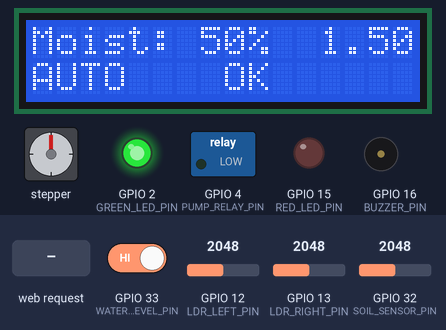
Bench run of a sketch on a simulated ESP32. On the bench: 16×2 character LCD, stepper motor, switched loads named in the sketch (green lamp = pin HIGH), output pins drawn as LEDs (lit = HIGH), buzzer (waves = sounding, pin HIGH). Dashed ring = blinking. The test bench sets the inputs (shaded band); at power-on: GPIO 33 (WATER_LEVEL_PIN) HIGH, GPIO 12 (LDR_LEFT_PIN) = 2048, GPIO 13 (LDR_RIGHT_PIN) = 2048, GPIO 32 (SOIL_SENSOR_PIN) = 2048. WiFi joins after 1.5 s; servers stay silent unless stated; stepper angles assume 2048 steps per turn.

Above: at 2.7 s.
2.8 s: GPIO 33 (WATER_LEVEL_PIN) driven LOW
At 3.21 s:
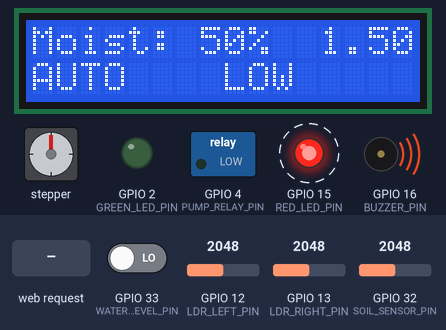
5.0 s: HTTP request GET /rotate?dir=1 received
At 6.36 s:
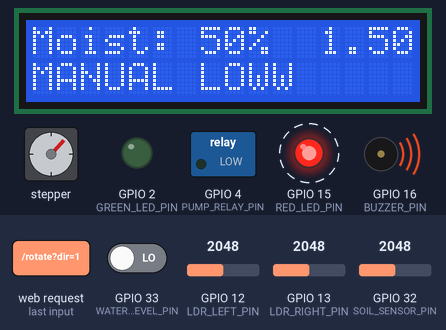
7.1 s: GPIO 33 (WATER_LEVEL_PIN) driven HIGH
At 8.26 s:
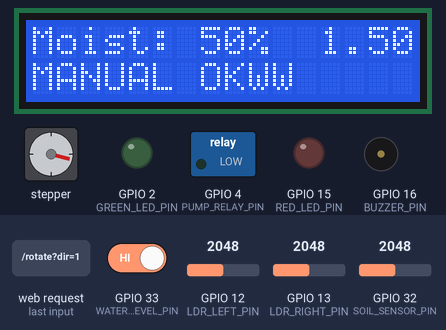
9.6 s: HTTP request GET /water?enable=1 received
At 10.94 s:
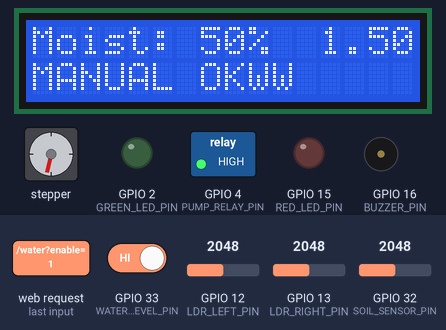
12.2 s: HTTP request GET /water received
At 13.34 s:
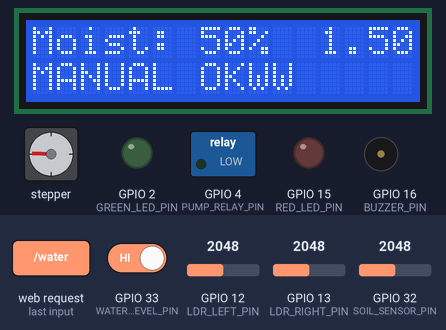
14.6 s: HTTP request GET /water?enable=1&dir=1 received
At 16.02 s:
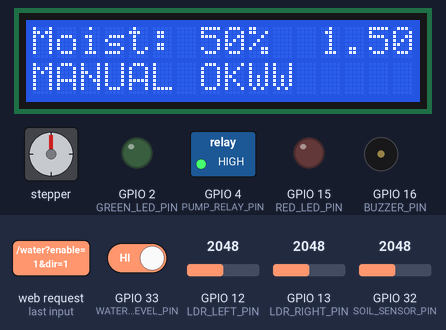
Timing chart, 0 to 20.3 s (numbered marks = the images above; inputs shaded):
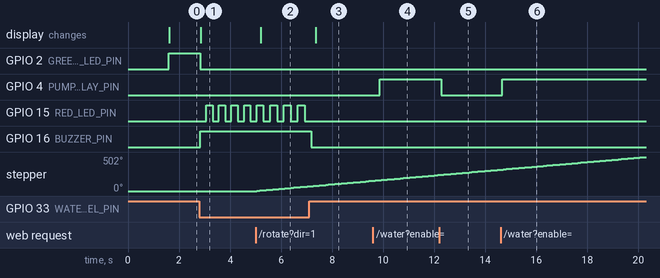

The sketch:

SmartPot.ino
```cpp
#include <Wire.h>
#include <LiquidCrystal_I2C.h>
#include <Stepper.h>
#include <WiFi.h>
#include <WebServer.h>

// WiFi credentials
const char* ssid = "YOUR_SSID";
const char* password = "YOUR_PASSWORD";

// Pin definitions
#define SOIL_SENSOR_PIN 32    // Analog soil sensor
#define WATER_LEVEL_PIN 33    // Digital water level sensor
#define PUMP_RELAY_PIN 4      // Pump control
#define BUZZER_PIN 16         // Buzzer
#define RED_LED_PIN 15        // Status LED
#define GREEN_LED_PIN 2       // Status LED
#define LDR_LEFT_PIN 12       // Left light sensor
#define LDR_RIGHT_PIN 13      // Right light sensor

// Stepper motor setup
const int STEPS_PER_REV = 2048;
Stepper stepper(STEPS_PER_REV, 14, 27, 26, 25);

// LCD configuration
LiquidCrystal_I2C lcd(0x27, 16, 2);

// Web server on port 80
WebServer server(80);

// System state variables
bool manualMode = false;
bool manualWatering = false;
int manualRotation = 0;
unsigned long pumpStartTime = 0;
const long PUMP_TIMEOUT = 10000; // 10 seconds

void setup() {
    Serial.begin(115200);

    // Initialize I/O
    pinMode(PUMP_RELAY_PIN, OUTPUT);
    pinMode(WATER_LEVEL_PIN, INPUT);
    pinMode(BUZZER_PIN, OUTPUT);
    pinMode(RED_LED_PIN, OUTPUT);
    pinMode(GREEN_LED_PIN, OUTPUT);

    // Motor and display setup
    stepper.setSpeed(10);
    lcd.init();
    lcd.backlight();

    // Connect to WiFi
    WiFi.begin(ssid, password);
    lcd.print("Connecting WiFi...");
    while (WiFi.status() != WL_CONNECTED) delay(500);

    lcd.clear();
    lcd.print("IP: ");
    lcd.print(WiFi.localIP());

    // Configure web routes
    server.on("/", handleRoot);
    server.on("/water", handleWater);
    server.on("/rotate", handleRotate);
    server.begin();
}

void loop() {
    server.handleClient();
    handleWaterLevel();

    if (!manualMode) {
        // Automatic mode operations
        int moisture = analogRead(SOIL_SENSOR_PIN);
        bool waterLow = !digitalRead(WATER_LEVEL_PIN);

        digitalWrite(PUMP_RELAY_PIN, (moisture > 2500 && !waterLow) ? HIGH : LOW);

        int lightDiff = analogRead(LDR_RIGHT_PIN) - analogRead(LDR_LEFT_PIN);
        if (abs(lightDiff) > 100) {
            stepper.step(lightDiff > 0 ? 50 : -50);
        }
    }
    else {
        // Manual control
        digitalWrite(PUMP_RELAY_PIN, manualWatering ? HIGH : LOW);

        if (manualRotation != 0) {
            stepper.step(manualRotation * 50);
        }

        if (manualWatering && millis() - pumpStartTime > PUMP_TIMEOUT) {
            manualWatering = false;
            digitalWrite(PUMP_RELAY_PIN, LOW);
        }
    }

    updateDisplay();
    delay(100);
}

// Handle water level alerts
void handleWaterLevel() {
    bool waterLow = !digitalRead(WATER_LEVEL_PIN);

    if (waterLow) {
        digitalWrite(BUZZER_PIN, HIGH);
        digitalWrite(RED_LED_PIN, (millis() % 500 < 250));
        digitalWrite(GREEN_LED_PIN, LOW);
        digitalWrite(PUMP_RELAY_PIN, LOW);
        manualWatering = false;
    }
    else {
        digitalWrite(BUZZER_PIN, LOW);
        digitalWrite(RED_LED_PIN, LOW);
        digitalWrite(GREEN_LED_PIN, !manualMode);
    }
}

// Update LCD display
void updateDisplay() {
    lcd.setCursor(0, 0);
    lcd.print("Moist: ");
    lcd.print(map(analogRead(SOIL_SENSOR_PIN), 0, 4095, 0, 100));
    lcd.print("%  ");

    lcd.setCursor(0, 1);
    lcd.print(manualMode ? "MANUAL " : "AUTO    ");
    lcd.print(digitalRead(WATER_LEVEL_PIN) ? "OK" : "LOW");
}

// Web handlers
void handleRoot() {
    String page = "<html><body><h1>Plant Control</h1>";
    page += "<p>Mode: " + String(manualMode ? "Manual" : "Auto") + "</p>";
    page += "<button onclick=\"fetch('/water?enable=1')\">Start Water</button>";
    page += "<button onclick=\"fetch('/water?enable=0')\">Stop Water</button>";
    server.send(200, "text/html", page);
}

void handleWater() {
    manualMode = true;
    manualWatering = server.arg("enable") == "1";
    pumpStartTime = millis();
    server.send(200, "text/plain", "OK");
}

void handleRotate() {
    manualMode = true;
    manualRotation = server.arg("dir").toInt();
    server.send(200, "text/plain", "OK");
}
```

Measured:
- after the input at 2.8 s, GPIO 2 (GREEN_LED_PIN): HIGH → LOW at once; GPIO 15 (RED_LED_PIN): alternates HIGH for 0.25 s and LOW for 0.25 s, starting after 0.27 s; GPIO 16 (BUZZER_PIN): LOW → HIGH at once; the display: changes after 0.05 s (image 1)
- after the input at 5.0 s, stepper: keeps turning clockwise at about 35°/s, starting at once; the display: changes after 0.21 s (image 2)
- after the input at 7.1 s, GPIO 15 (RED_LED_PIN): stops changing and stays LOW; GPIO 16 (BUZZER_PIN): HIGH → LOW after 0.09 s; the display: changes after 0.25 s (image 3)
- after the input at 9.6 s, GPIO 4 (PUMP_RELAY_PIN): LOW → HIGH after 0.26 s
- after the input at 12.2 s, GPIO 4 (PUMP_RELAY_PIN): HIGH → LOW after 0.07 s
- after the input at 14.6 s, GPIO 4 (PUMP_RELAY_PIN): LOW → HIGH after 0.07 s
